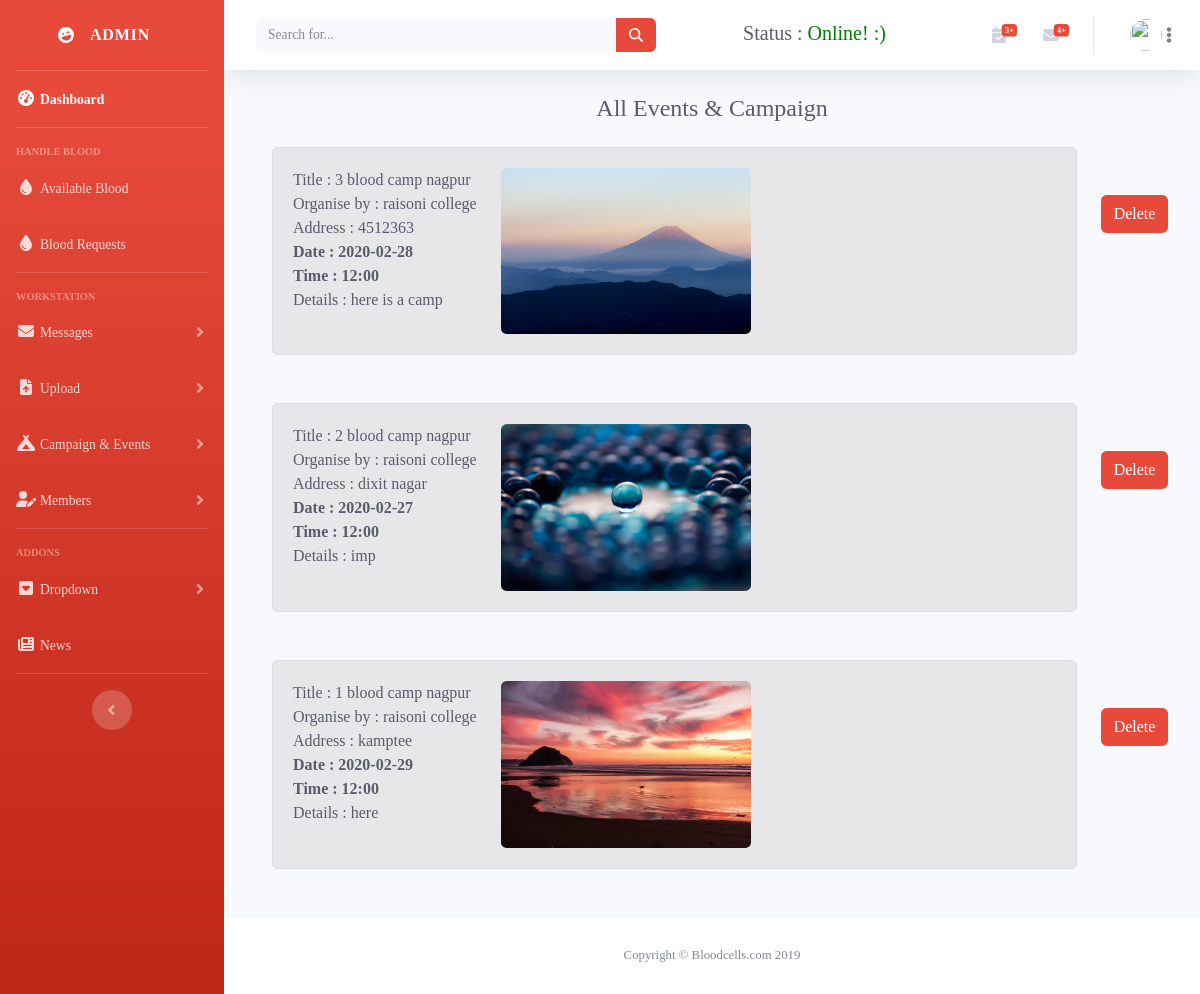
Page /admin/all_camps.php on the committed database.
### tables this page shows
CREATE TABLE `camps` (
  `id` int(10) NOT NULL,
  `title` text NOT NULL,
  `organised_by` text NOT NULL,
  `address` text NOT NULL,
  `date` text NOT NULL,
  `time` text NOT NULL,
  `poster` text NOT NULL,
  `details` text NOT NULL
);

### admin/all_camps.php (the view, shortened to what this page needs)
<?php include('include/header.php'); ?>
<link rel="stylesheet" href="css/upload.css">
</head>
<body id="page-top">
<?php include('include/sidebar.php'); ?>
    <div id="content-wrapper" class="d-flex flex-column">
      <div id="content">
        <?php
        include('include/topbar.php');
        ?>
        <div class="container-fluid">
          <h1 class="h4 mb-4 text-center text-gray-800">All Events & Campaign</h1>
<div class="container">
<div class="row">
<?php
  $mysqli = new mysqli('localhost','root','','bloodcells') or die(mysqli_error($mysqli));
  $result = $mysqli->query("SELECT * FROM camps ORDER BY id DESC") or die($mysqli->error);
  while ($row = $result->fetch_assoc()):
?>
<div class="col-11">
    <div class="card mb-5 alert-secondary">
      <div class="card-body">
          <div class="row">
            <div class="col-auto">
            <div class="text-gray-800">Title&#32;&#58;&#32;<?php echo $row['title']; ?></div>
            <div class="text-gray-800">Organise by&#32;&#58;&#32;<?php echo $row['organised_by']; ?></div>
            <div class="font-weight-normal text-gray-800">Address&#32;&#58;&#32;<?php echo $row['address']; ?></div>
            <div class="font-weight-bold text-gray-800">Date&#32;&#58;&#32;<?php echo $row['date']; ?></div>
            <div class="font-weight-bold text-gray-800">Time&#32;&#58;&#32;<?php echo $row['time']; ?></div>
            <div class="font-weight-normal text-gray-800">Details&#32;&#58;&#32;<?php echo $row['details']; ?></div>
            </div>
            <div class="col-auto">
              <div class="font-weight-bold text-gray-900">
                <img src="camps_assets/<?php echo $row['poster']; ?>" alt="<?php echo $row['title']; ?>" id="myImg<?php echo $row['id']; ?>" class="myImgg rounded" width="250" height="auto">
            </div>
            </div>
          </div>
      </div>
    </div>
</div>
  <div class="col-1 mt-5">
      <a href="camps_assets/server.php?delete=<?php echo $row['id']; ?>" class="btn btn-danger">Delete</a>
  </div>
<?php endwhile; ?>
</div>
</div>
        </div>
      </div>
   <?php
include('include/footer.php');
?>
    </div>
  </div>
</body>
</html>

### admin/message_assets/message.css (style rules this page uses)
* { margin: 0; padding: 0; box-sizing: border-box; font-family: Hind-Medium; }

### admin/css/upload.css (style rules this page uses)
.myImgg { border-radius: 2px; cursor: pointer; transition: 0.3s; }

### rows in the picture
camps: title "3 blood camp nagpur", organised_by "raisoni college", address "4512363", date "2020-02-28", time "12:00", details "here is a camp", poster (picture)
camps: title "2 blood camp nagpur", organised_by "raisoni college", address "dixit nagar", date "2020-02-27", time "12:00", details "imp", poster (picture)
camps: title "1 blood camp nagpur", organised_by "raisoni college", address "kamptee", date "2020-02-29", time "12:00", details "here", poster (picture)

### other values in the picture
$qfourplus "+"
$fourplus "+"
